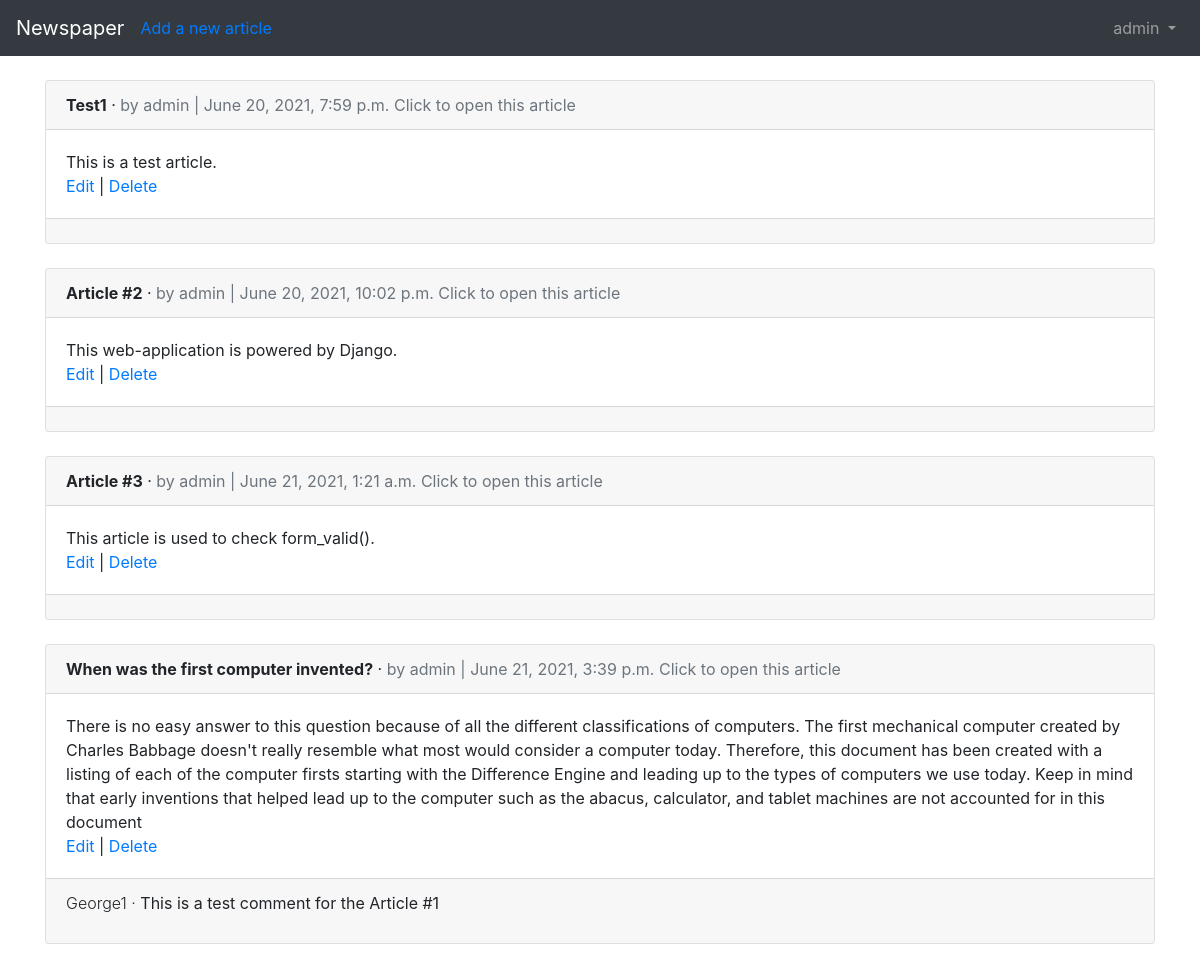
The page /articles/ (signed in) on the database its author committed.
### users/models.py (models this page shows)
class CustomUser(AbstractUser):
    age = models.PositiveIntegerField(null=True, blank=True)

### articles/models.py (models this page shows, shortened)
class Article(models.Model):
    title = models.CharField(max_length=200)
    body = models.TextField()
    date = models.DateTimeField(auto_now_add=True)
    author = models.ForeignKey(get_user_model(), on_delete=models.CASCADE)

class Comment(models.Model):
    article = models.ForeignKey(Article, on_delete=models.CASCADE, related_name='comments')
    comment = models.CharField(max_length=200)
    author = models.ForeignKey(get_user_model(), on_delete=models.CASCADE)
    def __str__(self):
        return self.comment

### articles/views.py (the view)
# urls.py: path('', ArticleListView.as_view(), name='article_list'),
class ArticleListView(LoginRequiredMixin, ListView):
    model = Article
    template_name = 'article_list.html'
    login_url = 'login'

### templates/article_list.html (shortened to what this page needs)
{% extends 'base.html' %}
{% block content %}
    {% for article in object_list %}
        <div class="card">
            <div class="card-header">
                <span class="font-weight-bold">{{ article.title }}</span> &middot;
                <span class="text-muted">by {{ article.author }} | {{ article.date }}</span>
                <a class="text-muted" href="{% url 'article_detail' article.pk %}"> Click to open this article</a>
            </div>
            <div class="card-body">
                {{ article.body }}
                <br>
                <a href="{% url 'article_edit' article.pk %}">Edit</a> | <a href="{% url 'article_delete' article.pk %}">Delete</a>
            </div>
            <div class="card-footer">
                {% for comment in article.comments.all %}
                    <p>
                        <span class="font-weight-light">{{ comment.author }} &middot; </span>
                        {{ comment }}
                    </p>
                {% endfor %}
            </div>
        </div>
        <br />
    {% endfor %}
{% endblock content %}

### templates/base.html (shortened to what this page needs)
<!DOCTYPE html>
<html>
    <head>
        <link rel="stylesheet"
              href="https://stackpath.bootstrapcdn.com/bootstrap/4.1.3/css/bootstrap.min.css"
>
    </head>
    <body>
        <nav class="navbar navbar-expand-md navbar-dark bg-dark mb-4">
            <a class="navbar-brand" href="{% url 'home' %}">Newspaper</a>
            {% if user.is_authenticated %}
                <ul class="navbar-nav mr-auto">
                    <li class="nav-item"><a href="{% url 'article_new' %}">Add a new article</a></li>
                </ul>
            {% endif %}
            <div class="collapse navbar-collapse" id="navbarCollapse">
                {% if user.is_authenticated %}
                    <ul class="navbar-nav ml-auto">
                        <li class="nav-item">
                            <a class="nav-link dropdown-toggle" href="#" id="userMenu"
                               data-toggle="dropdown" aria-haspopup="true"
                               aria-expanded="false">
                                {{ user.username }}
                            </a>
                        </li>
                    </ul>
                {% else %}
                    <form class="form-inline ml-auto">
                        <a href="{% url 'login' %}" class="btn btn-outline-secondary">Log in </a>
                        <a href="{% url 'signup' %}" class="btn btn-primary ml-2">Register</a>
                    </form>
                {% endif %}
            </div>
        </nav>
        <div class="container">
            {% block content %}
            {% endblock content %}
        </div>
    </body>
</html>

### rows shown on the page
CustomUser: username "admin"
Article: title "Test1", author "admin", date "June 20, 2021, 7:59 p.m.", body "This is a test article."
Article: title "Article #2", author "admin", date "June 20, 2021, 10:02 p.m.", body "This web-application is powered by Django."
Article: title "Article #3", author "admin", date "June 21, 2021, 1:21 a.m.", body "This article is used to check form_valid()."
Article: title "When was the first computer invented?", author "admin", date "June 21, 2021, 3:39 p.m.", body "There is no easy answer to this question because of all the different classifications of computers. The first mechanical computer created by Charles Babbage doesn't really resemble what most would consider a computer today. Therefore, this document has been created with a listing of each of the computer firsts starting with the Difference Engine and leading up to the types of computers we use today. Keep in mind that early inventions that helped lead up to the computer such as the abacus, calculator, and tablet machines are not accounted for in this document"
Comment: author "George1", comment "This is a test comment for the Article #1"
